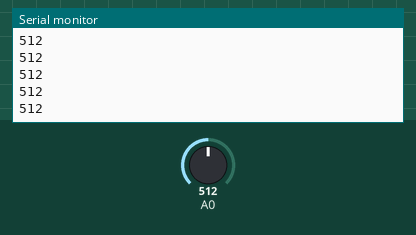
The sketch below on a simulated Arduino Uno, built with avr-gcc and run on an emulated ATmega328P. Shown: the last lines printed to the serial monitor. Inputs (shaded band) come from the test bench; at power-on: A0 = 512.

Above: at 1.2 s.
1.3 s: A0 set to 716
At 2.4 s:
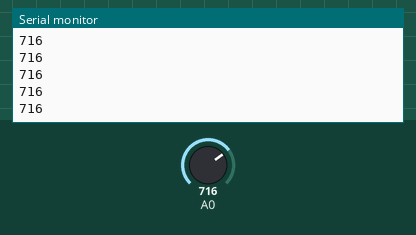
2.8 s: A0 set to 900
At 3.9 s:
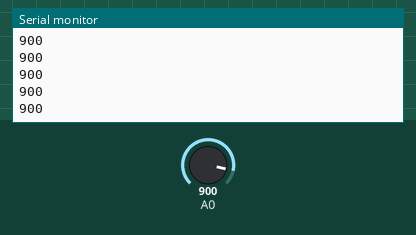
Timing chart, 0 to 5.8 s (numbered marks = the images above; inputs shaded):
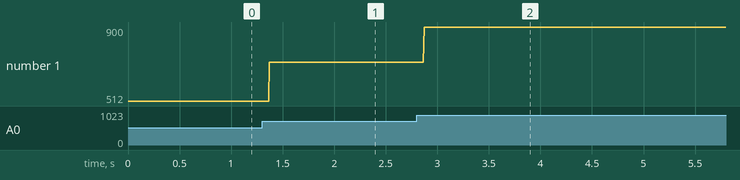

Measured:
- after the input at 1.3 s, the serial monitor: prints a new line after 0.07 s (image 1)
- after the input at 2.8 s, the serial monitor: prints a new line after 0.07 s (image 2)
- plotted number 1: 512 → 716 after the input at 1.3 s, 716 → 900 after the input at 2.8 s

The sketch:

AnalogSensorReader.pde
```cpp
/*
   Analog sensor reader
   Context: Arduino/Wiring

   Reads an analog input on Analog in 0, prints the result
   as an ASCII-formatted  decimal value.

   Connections:
      FSR analog sensors on Analog in 0
*/
void setup()
{
  // start serial port at 9600 bps:
  Serial.begin(9600);
}

void loop()
{
  // read analog input:
  int sensorValue = analogRead(A0);

  // send analog value out in ASCII decimal format:
  Serial.println(sensorValue, DEC);
}
```
